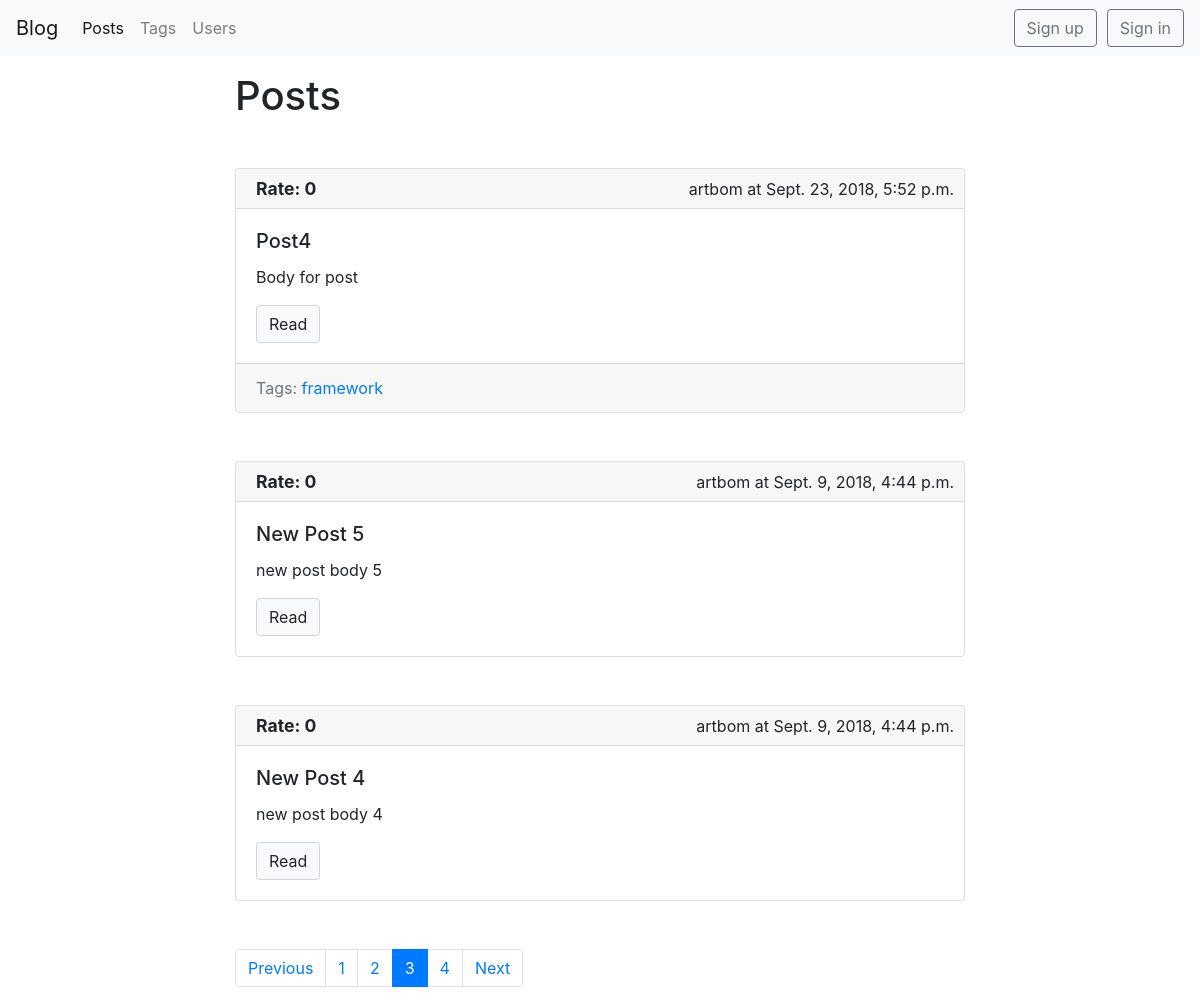
The app's page /blog/?page=3, older data.
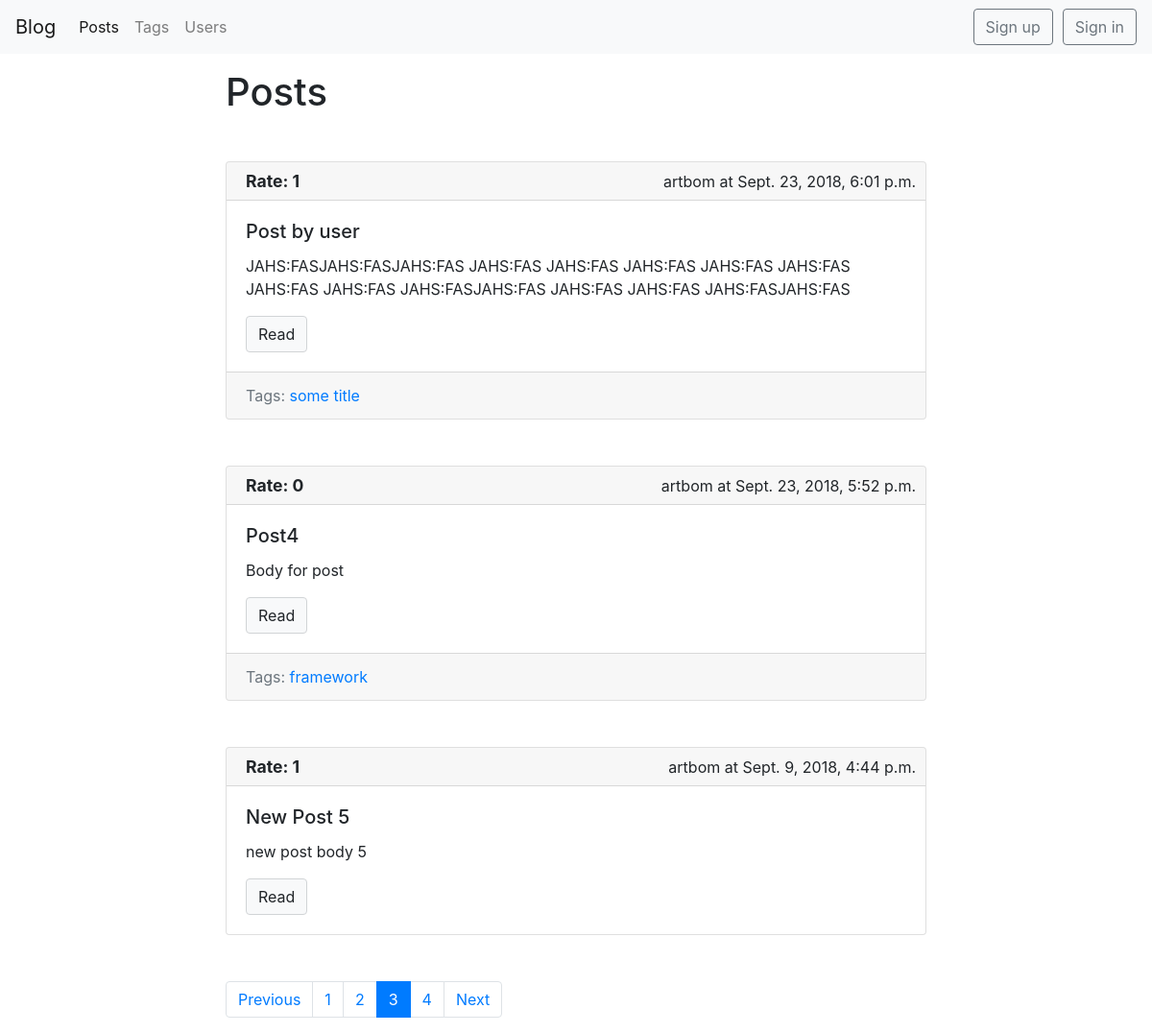
The same page, newer data.
### blog/models.py (models this page shows, shortened)
class Post(models.Model):
    title = models.CharField(max_length=150, db_index=True)
    slug = models.SlugField(max_length=150, unique=True, blank=True)
    body = models.TextField(blank=True, db_index=True)
    date_pub = models.DateTimeField(auto_now_add=True)
    tags = models.ManyToManyField('Tag', blank=True, related_name='posts')
    author = models.ForeignKey(BlogUser, on_delete=models.CASCADE, related_name='author', null=True, default=None)
    rating = models.IntegerField(default=0, blank=True)
    voted_users = models.ManyToManyField(BlogUser, blank=True, default=None, related_name='voted_users')
    def get_absolute_url(self):
        return reverse('post_detail_url', kwargs={'slug': self.slug})
    class Meta:
        ordering = ['-date_pub']

class Tag(models.Model):
    title = models.CharField(max_length=50)
    slug = models.SlugField(max_length=50, unique=True)
    def get_absolute_url(self):
        return reverse('tag_detail_url', kwargs={'slug': self.slug})
    class Meta:
        ordering = ['title']

### blog/views.py (the view)
# urls.py: path(r'', posts_list, name='posts_list_url'),
def posts_list(request):
    search_query = request.GET.get('search', '')
    page_number = request.GET.get('page', 1)
    if search_query:
        posts = Post.objects.filter(Q(title__icontains=search_query) | Q(body__icontains=search_query))
    else:
        posts = Post.objects.all()
    paginator = Paginator(posts, 3)
    page = paginator.get_page(page_number)
    prev_url = '?page={}'.format(page.previous_page_number()) if page.has_previous() else ''
    next_url = '?page={}'.format(page.next_page_number()) if page.has_next() else ''
    is_paginated = page.has_other_pages()
    context = {
        'page_object': page,
        'prev_url': prev_url,
        'next_url': next_url,
        'is_paginated': is_paginated
    }
    return render(request, 'blog/index.html', context=context)

### blog/models.py (called while the page is built)
    def __str__(self):
        return self.username

### blog/templates/blog/index.html (shortened to what this page needs)
{% extends 'blog/base_blog.html' %}
{% block content %}
<h1 class="mb-5">Posts</h1>
  {% for post in page_object.object_list %}
          {% include 'blog/includes/post_card_template.html' %}
  {% endfor %}
{% endblock %}

### blog/templates/blog/includes/post_card_template.html (shortened to what this page needs)
<div class="card mb-5">
    {% if post.author is not None %}
    <div class="card-header ">
        <div class="header-right">
            {{ post.author }} at {{ post.date_pub }}
        </div>
        <div class="header-left">
            <p class="font-weight-bold rate">Rate: {{ post.rating }}</p>
        </div>
    </div>
    {% endif %}
    <div class="card-body">
        <h5 class="card-title">{{ post.title }}</h5>
        <p class="card-text"> {{ post.body|truncatewords:50 }}</p>
        <a href="{{ post.get_absolute_url }}" class="btn btn-light">Read</a>
    </div>
    {% if post.tags.all %}
    <div class="card-footer text-muted">
        Tags:
        {% for tag in post.tags.all %}
        <a href="{{ tag.get_absolute_url }}"> {{ tag.title }}</a>
        {% endfor %}
    </div>
    {% endif %}
</div>

Row changes from the older to the newer data that the page shows:
no longer on this page (row edited): Post: author "artbom", date_pub "Sept. 9, 2018, 4:44 p.m.", rating "0", title "New Post 4", body "new post body 4"
now on this page (row edited): Post: author "artbom", date_pub "Sept. 23, 2018, 6:01 p.m.", rating "1", title "Post by user", body "JAHS:FASJAHS:FASJAHS:FAS JAHS:FAS JAHS:FAS JAHS:FAS JAHS:FAS JAHS:FAS JAHS:FAS JAHS:FAS JAHS:FASJAHS:FAS JAHS:FAS JAHS:FAS JAHS:FASJAHS:FAS"
now on this page (row unchanged): Tag: title "some title", shown under "artbom"
changed Post "New Post 5": rating "0" → "1"
